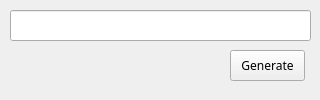
<?xml version="1.0" encoding="UTF-8"?>
<ui version="4.0">
 <class>Form</class>
 <widget class="QWidget" name="Form">
  <property name="geometry">
   <rect>
    <x>0</x>
    <y>0</y>
    <width>320</width>
    <height>100</height>
   </rect>
  </property>
  <property name="sizePolicy">
   <sizepolicy hsizetype="Fixed" vsizetype="Fixed">
    <horstretch>0</horstretch>
    <verstretch>0</verstretch>
   </sizepolicy>
  </property>
  <property name="minimumSize">
   <size>
    <width>320</width>
    <height>100</height>
   </size>
  </property>
  <property name="maximumSize">
   <size>
    <width>320</width>
    <height>100</height>
   </size>
  </property>
  <property name="windowTitle">
   <string>TTS App</string>
  </property>
  <widget class="QLineEdit" name="txtQrData">
   <property name="geometry">
    <rect>
     <x>10</x>
     <y>10</y>
     <width>301</width>
     <height>31</height>
    </rect>
   </property>
  </widget>
  <widget class="QPushButton" name="btnQrGen">
   <property name="geometry">
    <rect>
     <x>230</x>
     <y>50</y>
     <width>75</width>
     <height>31</height>
    </rect>
   </property>
   <property name="font">
    <font>
     <family>맑은 고딕</family>
    </font>
   </property>
   <property name="text">
    <string>Generate</string>
   </property>
  </widget>
 </widget>
 <resources/>
 <connections/>
</ui>
